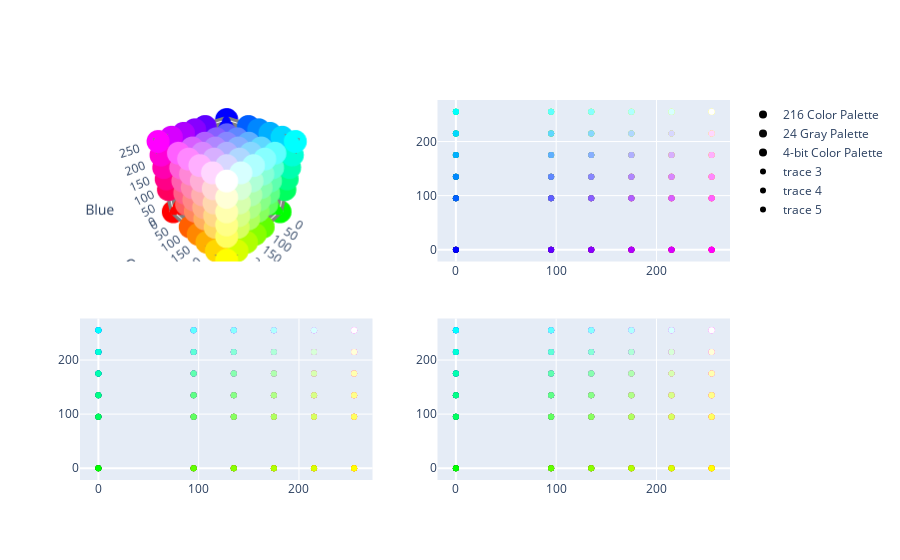

Notebook cell for this chart:
### Code cell
import plotly.graph_objects as go
from plotly.subplots import make_subplots
import json
import pandas as pd

data = []
with open('./color_data/256colors.json') as colors:
    d = json.load(colors)
    for i in d:
        row = [i["colorId"], i["hexString"]] + list(i["rgb"].values()) \
               + list([f"rgb({i['rgb']['r']},{i['rgb']['g']},{i['rgb']['b']})"])
        data.append(row)

df_216 = pd.DataFrame([row[1:] for row in data if row[0] > 15 and row[0] < 232], columns=["Hex", "Red", "Green", "Blue", "RGB"])
df_grey = pd.DataFrame([row[1:] for row in data if row[0] > 231], columns=["Hex", "Red", "Green", "Blue", "RGB"])
df_4bit = pd.DataFrame([row[1:] for row in data if row[0] < 16], columns=["Hex", "Red", "Green", "Blue", "RGB"])

fig = make_subplots(
    rows=2, cols=2,    
    specs=[
        [{'type': 'scatter3d'}, {'type': 'scatter'}],
        [{'type': 'scatter'}, {'type': 'scatter'}]
    ]
)
sp3d = go.Scatter3d(name="216 Color Palette", x=df_216["Red"], y=df_216["Green"], z=df_216["Blue"], mode='markers', marker=dict(color=df_216["RGB"]))
fig.add_trace(sp3d, row=1, col=1)
sp3d = go.Scatter3d(name="24 Gray Palette", x=df_grey["Red"], y=df_grey["Green"], z=df_grey["Blue"], mode='markers', marker=dict(color=df_grey["RGB"]))
fig.add_trace(sp3d, row=1, col=1)
sp3d = go.Scatter3d(name="4-bit Color Palette",x=df_4bit["Red"], y=df_4bit["Green"], z=df_4bit["Blue"], mode='markers', marker=dict(color=df_4bit["RGB"]))
fig.add_trace(sp3d, row=1, col=1)
rb2d = go.Scatter(x=df_216["Red"], y=df_216["Green"], mode='markers', marker=dict(color=df_216["RGB"]))
fig.add_trace(rb2d, row=1, col=2)
rb2d = go.Scatter(x=df_216["Red"], y=df_216["Blue"], mode='markers', marker=dict(color=df_216["RGB"]))
fig.add_trace(rb2d, row=2, col=1)
bg2d = go.Scatter(x=df_216["Blue"], y=df_216["Green"], mode='markers', marker=dict(color=df_216["RGB"]))
fig.add_trace(rb2d, row=2, col=2)

scene = {
    "xaxis": {
        "title": "Red",
        "backgroundcolor": "rgb(128, 128, 128)",
        "gridcolor": "white",
        "showbackground": True,
        "zerolinecolor": "white"
    },
    "yaxis": {
        "title": "Green",
        "backgroundcolor": "rgb(128, 128, 128)",
        "gridcolor": "white",
        "showbackground": True,
        "zerolinecolor": "white"
    },
    "zaxis": {
        "title": "Blue",
        "backgroundcolor": "rgb(128, 128, 128)",
        "gridcolor": "white",
        "showbackground": True,
        "zerolinecolor": "white"
    },
}
fig.update_layout(scene=scene)
fig.show()

### Figure 1 — Plotly figure (JSON) as saved in the notebook; plotly's stock layout.template omitted (floating-point values rounded to 4 significant figures; data arrays with more than 128 entries replaced by an {"elided": "..."} marker saying what was removed)
{"data": [{"marker": {"color": {"elided": "216 str values"}}, "mode": "markers", "name": "216 Color Palette", "scene": "scene", "type": "scatter3d", "x": {"elided": "216 int values"}, "y": {"elided": "216 int values"}, "z": {"elided": "216 int values"}}, {"marker": {"color": ["rgb(8,8,8)", "rgb(18,18,18)", "rgb(28,28,28)", "rgb(38,38,38)", "rgb(48,48,48)", "rgb(58,58,58)", "rgb(68,68,68)", "rgb(78,78,78)", "rgb(88,88,88)", "rgb(98,98,98)", "rgb(108,108,108)", "rgb(118,118,118)", "rgb(128,128,128)", "rgb(138,138,138)", "rgb(148,148,148)", "rgb(158,158,158)", "rgb(168,168,168)", "rgb(178,178,178)", "rgb(188,188,188)", "rgb(198,198,198)", "rgb(208,208,208)", "rgb(218,218,218)", "rgb(228,228,228)", "rgb(238,238,238)"]}, "mode": "markers", "name": "24 Gray Palette", "scene": "scene", "type": "scatter3d", "x": [8, 18, 28, 38, 48, 58, 68, 78, 88, 98, 108, 118, 128, 138, 148, 158, 168, 178, 188, 198, 208, 218, 228, 238], "y": [8, 18, 28, 38, 48, 58, 68, 78, 88, 98, 108, 118, 128, 138, 148, 158, 168, 178, 188, 198, 208, 218, 228, 238], "z": [8, 18, 28, 38, 48, 58, 68, 78, 88, 98, 108, 118, 128, 138, 148, 158, 168, 178, 188, 198, 208, 218, 228, 238]}, {"marker": {"color": ["rgb(0,0,0)", "rgb(128,0,0)", "rgb(0,128,0)", "rgb(128,128,0)", "rgb(0,0,128)", "rgb(128,0,128)", "rgb(0,128,128)", "rgb(192,192,192)", "rgb(128,128,128)", "rgb(255,0,0)", "rgb(0,255,0)", "rgb(255,255,0)", "rgb(0,0,255)", "rgb(255,0,255)", "rgb(0,255,255)", "rgb(255,255,255)"]}, "mode": "markers", "name": "4-bit Color Palette", "scene": "scene", "type": "scatter3d", "x": [0, 128, 0, 128, 0, 128, 0, 192, 128, 255, 0, 255, 0, 255, 0, 255], "y": [0, 0, 128, 128, 0, 0, 128, 192, 128, 0, 255, 255, 0, 0, 255, 255], "z": [0, 0, 0, 0, 128, 128, 128, 192, 128, 0, 0, 0, 255, 255, 255, 255]}, {"marker": {"color": {"elided": "216 str values"}}, "mode": "markers", "type": "scatter", "x": {"elided": "216 int values"}, "xaxis": "x", "y": {"elided": "216 int values"}, "yaxis": "y"}, {"marker": {"color": {"elided": "216 str values"}}, "mode": "markers", "type": "scatter", "x": {"elided": "216 int values"}, "xaxis": "x2", "y": {"elided": "216 int values"}, "yaxis": "y2"}, {"marker": {"color": {"elided": "216 str values"}}, "mode": "markers", "type": "scatter", "x": {"elided": "216 int values"}, "xaxis": "x3", "y": {"elided": "216 int values"}, "yaxis": "y3"}], "layout": {"scene": {"domain": {"x": [0, 0.45], "y": [0.575, 1]}, "xaxis": {"backgroundcolor": "rgb(128, 128, 128)", "gridcolor": "white", "showbackground": true, "title": {"text": "Red"}, "zerolinecolor": "white"}, "yaxis": {"backgroundcolor": "rgb(128, 128, 128)", "gridcolor": "white", "showbackground": true, "title": {"text": "Green"}, "zerolinecolor": "white"}, "zaxis": {"backgroundcolor": "rgb(128, 128, 128)", "gridcolor": "white", "showbackground": true, "title": {"text": "Blue"}, "zerolinecolor": "white"}}, "xaxis": {"anchor": "y", "domain": [0.55, 1]}, "xaxis2": {"anchor": "y2", "domain": [0, 0.45]}, "xaxis3": {"anchor": "y3", "domain": [0.55, 1]}, "yaxis": {"anchor": "x", "domain": [0.575, 1]}, "yaxis2": {"anchor": "x2", "domain": [0, 0.425]}, "yaxis3": {"anchor": "x3", "domain": [0, 0.425]}}}
